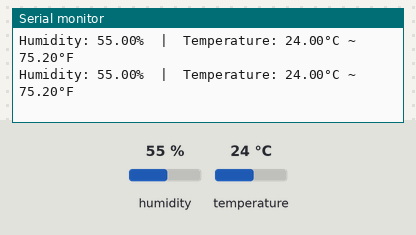
Simulated run of this sketch. Board: Arduino Uno, built with avr-gcc and run on an emulated ATmega328P. Shown: the last lines printed to the serial monitor. The test bench sets the inputs (shaded band); at power-on: humidity 55 %, temperature 24 °C.

Above: at 4.8 s.
4.9 s: humidity set to 22 %
At 6.9 s:
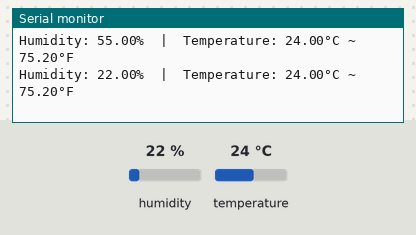
7.9 s: temperature set to 12 °C
At 8.7 s:
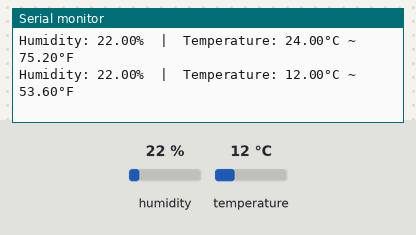
10.9 s: humidity set to 40 %
At 13.3 s:
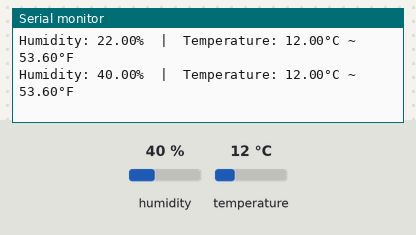
Timing chart, 0 to 14.8 s (numbered marks = the images above; inputs shaded):
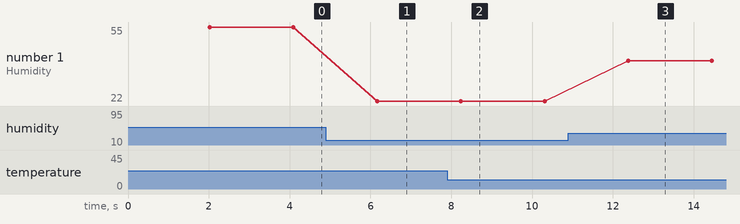

Measured:
- after the input at 4.9 s, the serial monitor: prints a new line after 1.3 s (image 1)
- after the input at 7.9 s, the serial monitor: prints a new line after 0.34 s (image 2)
- after the input at 10.9 s, the serial monitor: prints a new line after 1.5 s (image 3)
- plotted number 1: 55 → 22 after the input at 4.9 s, 22 → 40 after the input at 10.9 s

The sketch:

Dht.ino
```cpp
#include <SoftwareSerial.h>
#include "DHT.h"

#define DHTPIN 7
#define DHTTYPE DHT11

SoftwareSerial B(10, 11); // 10-RX,  11-TX
DHT dht(DHTPIN, DHTTYPE);

void setup() {
  B.begin(9600);
  Serial.begin(9600);
  dht.begin(); // Initialize the DHT sensor
}

void loop() {
  delay(2000);

  // Read humidity and temperature
  float humi = dht.readHumidity();
  float tempC = dht.readTemperature();        // Temperature in Celsius
  float tempF = dht.readTemperature(true);    // Temperature in Fahrenheit

  // Check if the reading failed
  if (isnan(humi) || isnan(tempC) || isnan(tempF)) {
    Serial.println("Failed to read from DHT sensor!");
  } else {
    Serial.print("Humidity: ");
    Serial.print(humi);
    Serial.print("%");

    Serial.print("  |  ");

    Serial.print("Temperature: ");
    Serial.print(tempC);
    Serial.print("°C ~ ");
    Serial.print(tempF);
    Serial.println("°F");

    // Send data via Bluetooth
    B.print(humi);
    B.print(" %");
    B.print(",");
    B.print(tempC);
    B.print(" C");
    B.print(",");
    B.print(tempF);
    B.print(" F");
    B.print(";");
  }

  delay(20);
}
```
